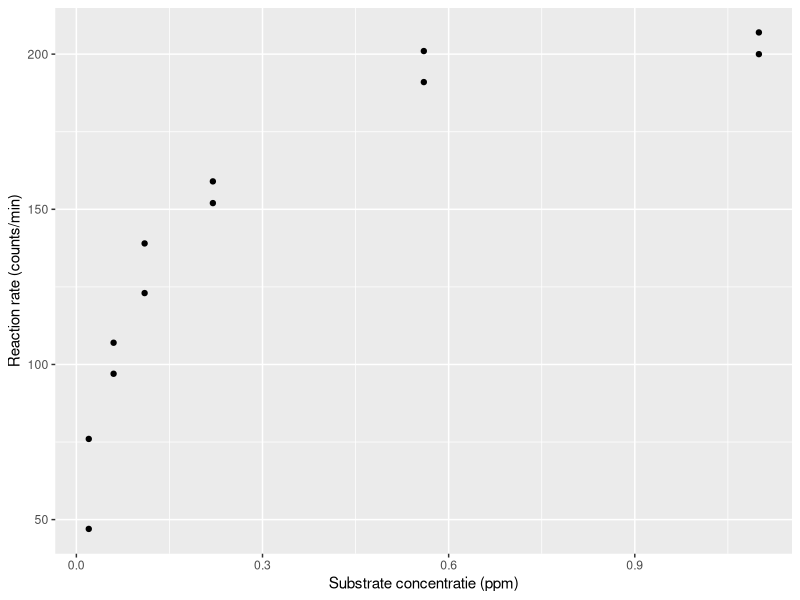
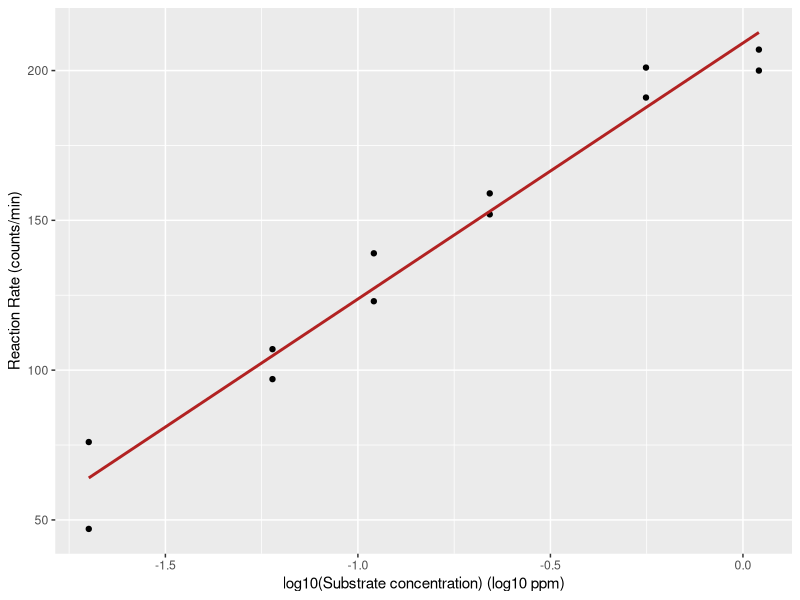
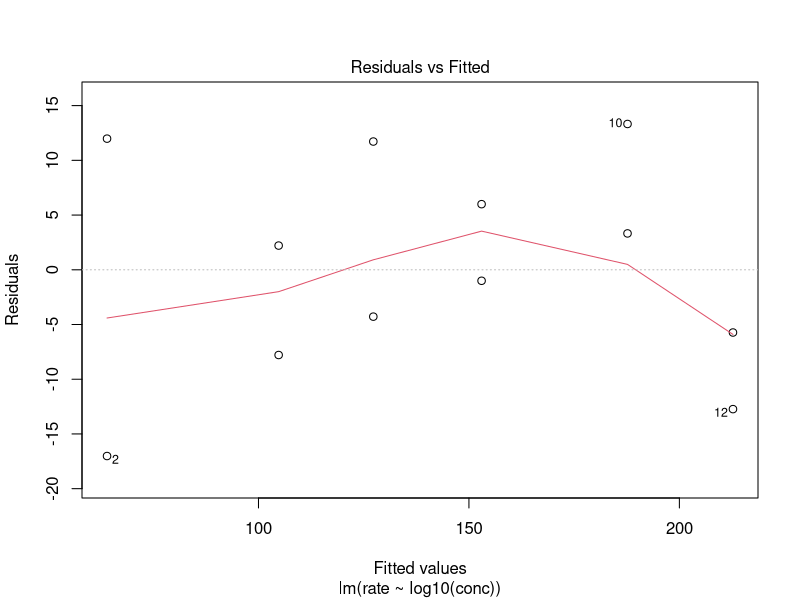
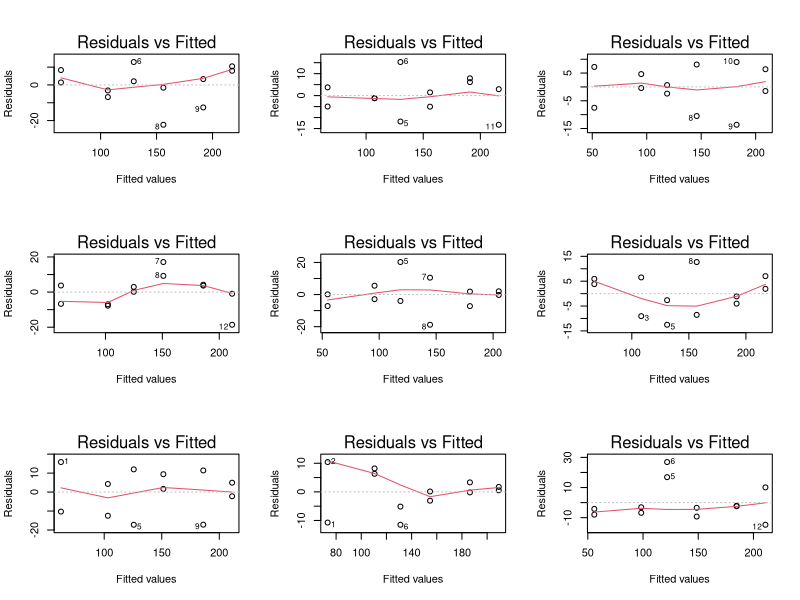
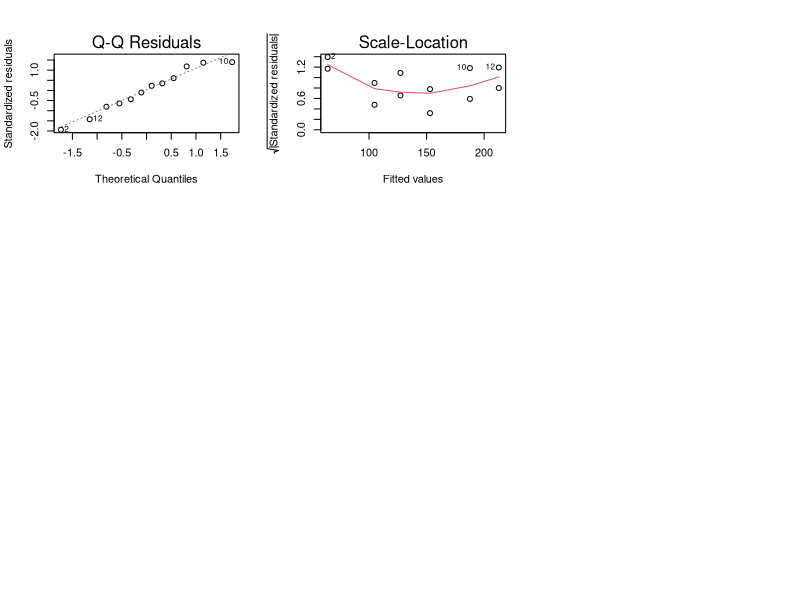
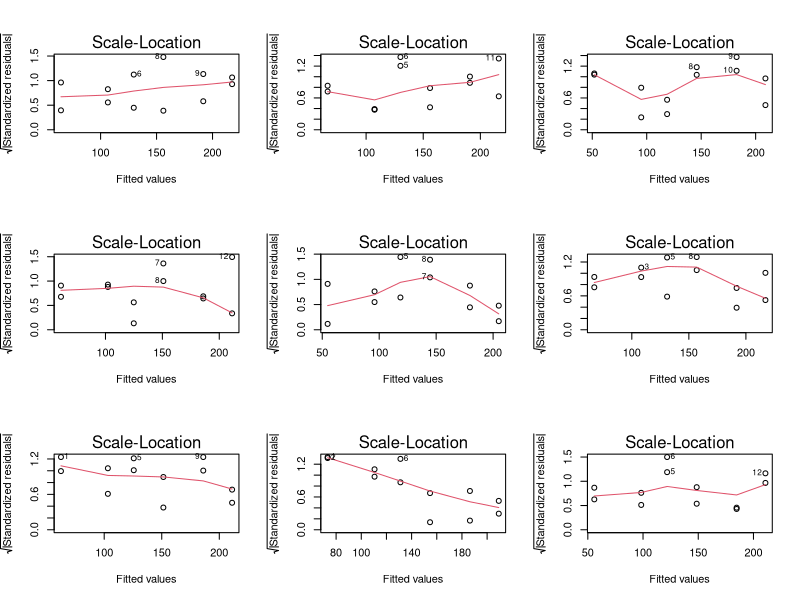

These charts were generated, in order, by the following R code:
## ---- chunk 1
library(tidyverse)
## ---- chunk 2
data(Puromycin)
Puromycin <- Puromycin %>%
  filter(state == "treated")
## ---- chunk 3
Puromycin %>%
  ggplot(aes(x = conc, y = rate)) +
  geom_point() +
  ylab("Reaction rate (counts/min)") +
  xlab("Substrate concentratie (ppm)")
## ---- chunk 4
Puromycin %>%
  ggplot(aes(x = log10(conc), y = rate)) +
  geom_point() +
  ## To aid the visualization, we can fit a straight line to the data
  stat_smooth(method = "lm", col = "firebrick", se = FALSE) +
  ylab("Reaction Rate (counts/min)") +
  xlab("log10(Substrate concentration) (log10 ppm)")
## ---- chunk 5
mod1 <- lm(rate ~ log10(conc), Puromycin)
summary(mod1)
## ---- chunk 6
plot(mod1, which = 1)
## ---- chunk 7
set.seed(1031)
sigma <- sigma(mod1)
dataHlp <- Puromycin

simModels <- list()

par(mfrow = c(3, 3))
for (i in 1:9) {
  nobs <- nrow(Puromycin)
  dataHlp$ySim <- mod1$fit + rnorm(nobs, sd = sigma)
  simModels[[i]] <- lm(ySim ~ log10(conc), dataHlp)
  plot(simModels[[i]], which = 1)
}
## ---- chunk 8
plot(mod1, which = 2)
## ---- chunk 9
plot(mod1, which = 3)
## ---- chunk 10
par(mfrow = c(3, 3))
for (i in 1:9) {
  plot(simModels[[i]], which = 3)
}
## ---- chunk 11
summary(mod1)
confint(mod1)
